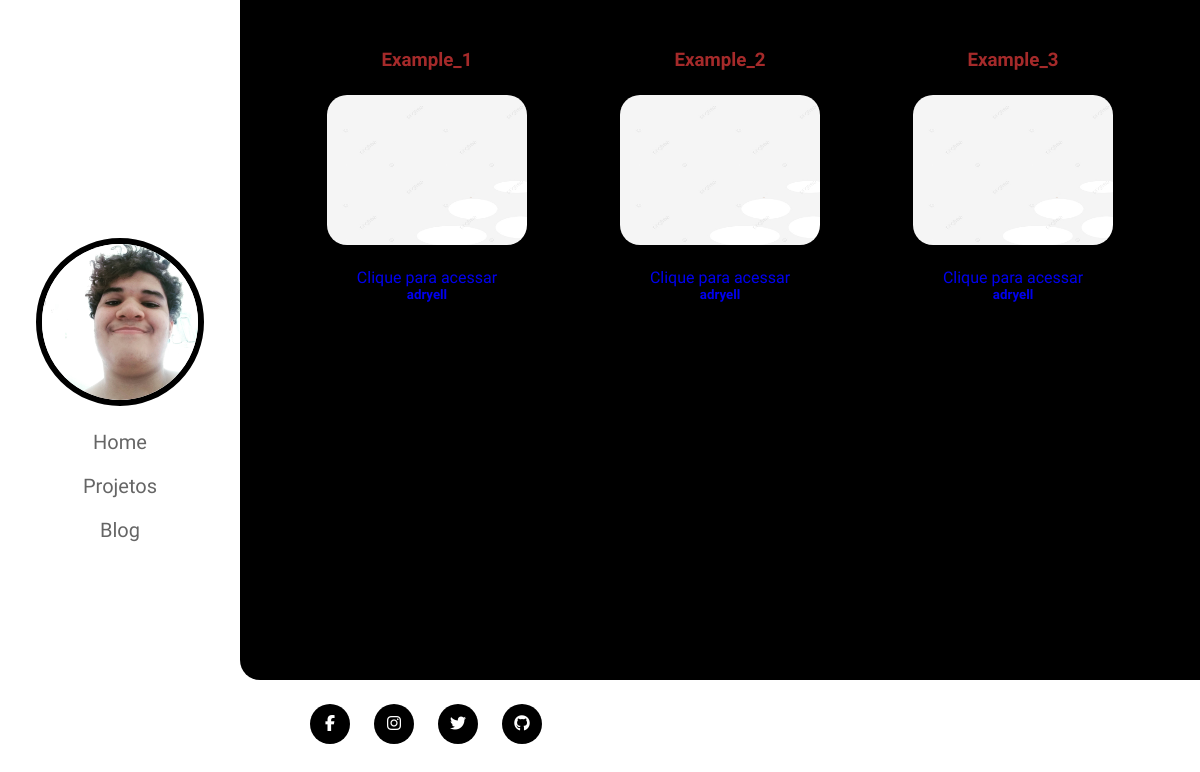
Screenshot of /blog/ with the database file from the repository.
### home/models.py (models this page shows, shortened)
class Post(models.Model):
    titulo = models.CharField(max_length=255)
    conteudo = RichTextField()
    resumo = models.CharField(default="Clique para acessar", blank=True, null=True, max_length=100)
    image = models.ImageField(upload_to='blog', blank=True, default='/blog/white_image.jpg', null=True)
    categoria = models.ForeignKey(Categoria, on_delete=models.DO_NOTHING, blank=True, null=True)
    data = models.DateTimeField(default=timezone.now)
    autor = models.ForeignKey(User, on_delete=models.DO_NOTHING)
    publicado = models.BooleanField(default=False)

### home/views.py (the view)
# urls.py: path('blog/', views.posts, name='blog'),
def posts(request):
    return render(request, 'home/posts.html', {'posts': get_list_or_404(Post)})

### home/templates/home/posts.html
{% extends 'base.html'%}
{% load static %}
{%block link%}
    <link rel="stylesheet" type="text/css" href="{% static 'posts.css' %}">
{%endblock%}
{% block content %}
<div id="posts">
{%for post in posts%}
	{%if post.publicado%}
	<a href="{% url 'post' post.id %}"><li>
		<h3>{{post.titulo}}</h3><br>
		<img src="{{post.image.url}}" width="200px" height="150px"><br><br>
		<p>{{post.resumo}}</p>
        <h5>{{post.autor}}</h5>
	</li></a>
	{%endif%}
{%endfor%}
</div>
{% endblock content%}

### templates/static/base.css (style rules this page uses)
* { margin: 0; padding: 0; box-sizing: border-box; font-family: 'Piazzolla', serif; }
html, body { height: 100%; }

### templates/static/posts.css (style rules this page uses)
#posts { display: flex; flex-wrap: wrap; flex-direction: row; text-align: center; color: white; list-style: none; justify-content: center; align-items: center; width: 100%; }
#posts a { text-decoration: none; flex-basis: 33%; padding: 5% 0; }
#posts a li h3 { color: brown; padding: 5px; }
#posts a li img { border-radius: 20px; }

### rows the page displays
Post: titulo "Example_1", image (picture), resumo "Clique para acessar", autor "adryell"
Post: titulo "Example_2", image (picture), resumo "Clique para acessar", autor "adryell"
Post: titulo "Example_3", image (picture), resumo "Clique para acessar", autor "adryell"
